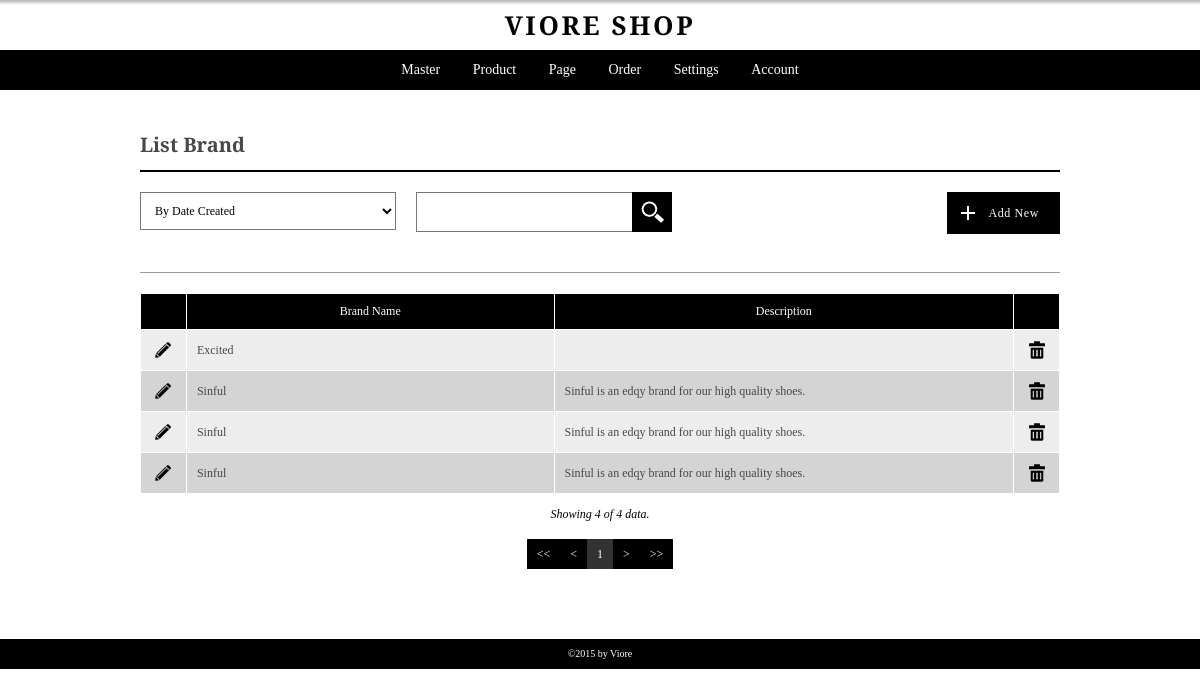
The page /admin/pages/listbrand.php on the database its author committed.
### tables this page shows
CREATE TABLE `brand` (
  `id_brand` int(5) NOT NULL,
  `brand_name` varchar(256) NOT NULL,
  `brand_desc` text NOT NULL,
  `user_create` int(5) NOT NULL,
  `user_edit` int(5) NOT NULL,
  `date_created` datetime NOT NULL,
  `date_edited` datetime NOT NULL,
  `active` int(1) NOT NULL
);

### admin/pages/listbrand.php (the view, shortened to what this page needs)
<?php
	include "header.php";
	$pagecall = "listbrand";
	include "controller.php";
?>
<div class="container">
	<div class="content list listbrand">
		<h3>List Brand</h3>
		<?php
			include ("../pages/filter-box.php");
		?>
		<div class="data-table">
			<table border="1" cellpadding="0" cellspacing="0" width="100%">
				<colgroup>
					<col width="5%">
					<col width="40%">
					<col width="">
					<col width="5%">
				</colgroup>
				<thead>
					<tr>
						<th>&nbsp;</th>
						<th>Brand Name</th>
						<th>Description</th>
						<th>&nbsp;</th>
					</tr>
				</thead>
				<tbody>
					<?php
					$batas=20;
					if (empty($halaman))
					{
						$posisi=0;
					}
					else
					{
						$posisi=($halaman-1)*$batas;
					}
					$sql = "SELECT * FROM brand ";
					if ((isset($_POST['sortingchoice'])) AND ($_POST['sortingchoice']!="all"))
					{
						$sorting_opt = explode(":", $_POST['sortingchoice']);
						$sql .= "ORDER BY ".$sorting_opt[0]." ".$sorting_opt[1]." ";
					}
					else{
						$sql .= "ORDER BY date_created DESC ";
					}
					$sqlp = $sql."LIMIT $posisi,$batas";
					$result = mysql_query($sqlp);
					while ($row=mysql_fetch_array($result))
					{
						echo '<tr>';
						echo '	<td align="center">
									<a href="'.$addnewpage.'?action=ubah&kode='.$row["id_brand"].'" class="link-opt"><img src="../images/icon-pencil.png" alt="Edit" title="Edit"></a>
								</td>
						';
						echo '	<td align="left">'.$row['brand_name'].'</td>';
						echo '	<td align="left">'.$row['brand_desc'].'</td>';
						echo '	<td align="center">
									<a href="deletion.php?kode='.$row["id_brand"].'&pagecall='.$pagecall.'" class="link-opt"><img src="../images/icon-trash.png" alt="Delete" title="Delete"></a>
								</td>
						';
						echo '</tr>';
					}
					?>
				</tbody>
			</table>
		</div>
		<div class="data-show">
			<?php
				$jumlah = mysql_num_rows($result);
				$showing = $batas;
				if ($jumlah<$batas){$showing=$jumlah;}
				echo '<p>Showing '.$showing.' of '.$jumlah.' data.</p>';
			?>
		</div>
		<?php
			include ("../modules/paging.php");
		?>
	</div>
</div>
<?php
	include "footer.php";
?>

### admin/css/baseline.css (style rules this page uses)
body { font-family: 'Arvo', serif; font-size: 10px; line-height: 20px; color: #44494d; }
h1, h2, h3, h4, h5, h6 { font-weight: bold; }
h3 { font-size: 20px; line-height: 30px; }
a { text-decoration: none; }
a, a:visited { line-height: 20px; font-size: 12px; }
p { font-size: 14px; line-height: 20px; }
table { border: 1px solid #ffffff; font-size: 12px; }
table tr th, table tr td { padding: 10px; }
table tr th { text-align: center; background: #000; color: #fff; }
table tr td { background: #d4d4d4; }
table tr:nth-child(2n+1) td { background: #ededed; }

### admin/css/layout.css (style rules this page uses)
*, *:before, *:after { -moz-box-sizing: border-box; -webkit-box-sizing: border-box; box-sizing: border-box; }
body { background: #FFFFFF; }
.container { padding: 20px; max-width: 960px; margin: auto; }

### admin/css/main.css (style rules this page uses)
.list { margin: 20px 0 50px; }
.list h3 { margin-bottom: 20px; padding-bottom: 10px; border-bottom: 2px solid #000; }
.data-table { margin-bottom: 10px; }
.data-show { margin-bottom: 15px; text-align: center; }
.data-show p { font-size: 12px; line-height: 20px; color: #000000; font-style: italic; }
a.link-opt { display: inline-block; }

### rows shown on the page
brand: brand_name "Excited"
brand: brand_name "Sinful", brand_desc "Sinful is an edqy brand for our high quality shoes."
brand: brand_name "Sinful", brand_desc "Sinful is an edqy brand for our high quality shoes."
brand: brand_name "Sinful", brand_desc "Sinful is an edqy brand for our high quality shoes."

### other values the page prints
$showing "4"
$jumlah "4"
$halaman "1"
